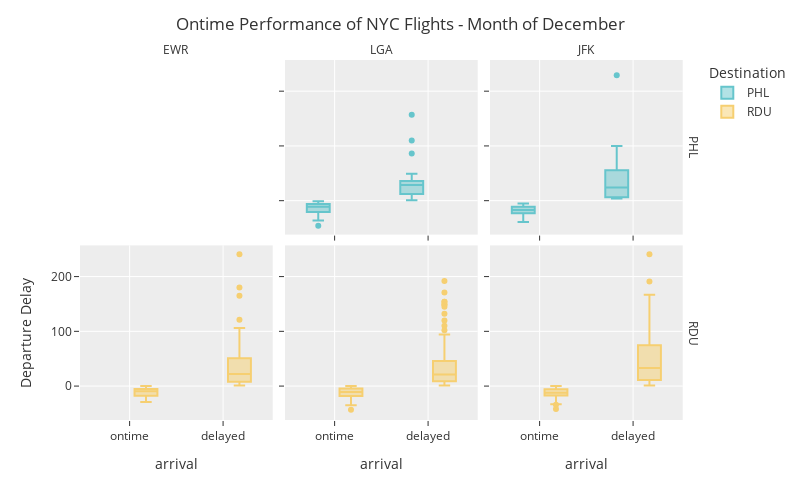

Notebook code for this chart:
### Markdown cell above
### Question 7
Recreate the plot included below using the flights data. Do the best you can to get as close as possible to what you see here. Once you have created the visualization, in no more than one paragraph, describe what you think the point of this visualization might be.

### Code cell
#get desired flights
arrival_col = DF['arr_delay'].apply(lambda x: 'ontime' if x <= 0 else 'delayed')
flight_arr_df = DF[['origin', 'dest', 'arr_delay', 'month']]

flight_arr_df['arrival'] = arrival_col
flight_arr_df = flight_arr_df[flight_arr_df['dest'].isin(['PHL','RDU'])]

flight_arr_df = flight_arr_df[flight_arr_df['month'] == 12]

#plot
fig = px.box(flight_arr_df, x='arrival', y='arr_delay', facet_col='origin', facet_row='dest',
            color='dest', color_discrete_sequence=px.colors.qualitative.Pastel,
            category_orders={'origin': ['EWR', 'LGA', 'JFK'],
                             'dest': ['PHL','RDU']},
            template='ggplot2',
            labels={'arr_delay': 'Departure Delay'},
            height=500, width=800
            )

fig.update_layout(legend_title_text='Destination',
                  title_text='Ontime Performance of NYC Flights - Month of December')

fig.for_each_annotation(lambda x: x.update(text=x.text.split('=')[1]))

fig.show()

### Figure 1 — Plotly figure (JSON) as saved in the notebook; plotly's stock layout.template omitted (floating-point values rounded to 4 significant figures; data arrays with more than 128 entries replaced by an {"elided": "..."} marker saying what was removed)
{"data": [{"alignmentgroup": "True", "hovertemplate": "dest=PHL<br>origin=LGA<br>arrival=%{x}<br>Departure Delay=%{y}<extra></extra>", "legendgroup": "PHL", "marker": {"color": "rgb(102, 197, 204)"}, "name": "PHL", "notched": false, "offsetgroup": "PHL", "orientation": "v", "showlegend": true, "type": "box", "x": ["ontime", "ontime", "delayed", "ontime", "ontime", "ontime", "ontime", "delayed", "ontime", "ontime", "delayed", "ontime", "delayed", "ontime", "delayed", "ontime", "ontime", "ontime", "delayed", "delayed", "ontime", "delayed", "delayed", "ontime", "delayed", "ontime", "delayed", "delayed", "ontime", "ontime", "delayed", "ontime", "ontime", "delayed", "ontime", "delayed", "ontime", "ontime", "delayed", "ontime", "delayed", "delayed", "ontime", "ontime", "ontime", "ontime", "delayed", "ontime", "delayed", "ontime", "ontime", "ontime", "ontime", "ontime", "ontime", "delayed", "ontime", "delayed", "ontime", "ontime", "ontime", "ontime", "ontime", "ontime", "delayed", "ontime", "ontime", "ontime", "ontime", "ontime", "delayed"], "x0": " ", "xaxis": "x5", "y": [-20, -17, 3, -21, -16, -16, -7, 6, -22, -7, 7, -4, 157, -3, 86, -23, -46, -10, null, null, -1, 24, 25, -7, 24, -2, 1, 42, -11, -1, 30, -6, -7, 36, -6, 49, -11, -11, 29, -21, 36, 110, -14, -8, -9, -7, 35, -11, 32, -11, -19, -4, -7, -35, -2, 12, -3, 18, -26, -23, -4, -11, -36, -22, 8, -13, -1, -13, -25, -35, 28], "y0": " ", "yaxis": "y5"}, {"alignmentgroup": "True", "hovertemplate": "dest=PHL<br>origin=JFK<br>arrival=%{x}<br>Departure Delay=%{y}<extra></extra>", "legendgroup": "PHL", "marker": {"color": "rgb(102, 197, 204)"}, "name": "PHL", "notched": false, "offsetgroup": "PHL", "orientation": "v", "showlegend": false, "type": "box", "x": ["ontime", "ontime", "ontime", "ontime", "delayed", "delayed", "delayed", "delayed", "ontime", "delayed", "delayed", "delayed", "delayed", "delayed", "ontime", "ontime", "ontime", "ontime", "delayed", "delayed", "delayed", "ontime", "ontime", "delayed", "ontime"], "x0": " ", "xaxis": "x6", "y": [-24, -17, -33, -11, 19, 100, 41, 24, -10, 7, null, null, 24, 4, -15, -5, -18, -11, 229, 4, null, -22, -17, null, -39], "y0": " ", "yaxis": "y6"}, {"alignmentgroup": "True", "hovertemplate": "dest=RDU<br>origin=EWR<br>arrival=%{x}<br>Departure Delay=%{y}<extra></extra>", "legendgroup": "RDU", "marker": {"color": "rgb(246, 207, 113)"}, "name": "RDU", "notched": false, "offsetgroup": "RDU", "orientation": "v", "showlegend": true, "type": "box", "x": ["ontime", "delayed", "delayed", "ontime", "delayed", "ontime", "ontime", "ontime", "delayed", "delayed", "delayed", "ontime", "ontime", "ontime", "delayed", "ontime", "ontime", "delayed", "delayed", "delayed", "delayed", "delayed", "ontime", "ontime", "delayed", "delayed", "ontime", "ontime", "delayed", "delayed", "delayed", "delayed", "delayed", "delayed", "delayed", "delayed", "delayed", "delayed", "delayed", "ontime", "delayed", "ontime", "ontime", "ontime", "delayed", "ontime", "ontime", "ontime", "ontime", "ontime", "delayed", "delayed", "delayed", "delayed", "delayed", "ontime", "ontime", "ontime", "delayed", "delayed", "delayed", "delayed", "delayed", "delayed", "ontime", "ontime", "ontime", "delayed", "delayed", "ontime", "delayed", "delayed", "delayed", "ontime", "delayed", "delayed", "delayed", "delayed", "delayed", "delayed", "delayed", "ontime", "delayed", "ontime", "delayed", "delayed", "ontime", "delayed", "delayed", "ontime", "delayed", "delayed", "delayed", "ontime", "delayed", "delayed", "delayed", "delayed"], "x0": " ", "xaxis": "x", "y": [-13, 5, 41, -23, 56, -7, -27, -17, 14, 7, 15, -6, -7, -8, 51, -4, -29, 241, 165, 25, 106, 6, -22, -12, 1, 7, -9, 0, 81, 51, 58, 5, null, 13, 79, null, null, 91, 1, -9, 121, -5, -17, -14, 8, -18, -29, -15, -12, -19, null, null, 1, 29, null, -8, -15, -8, 54, 34, 14, 18, null, 19, -3, 0, -10, 7, 3, -19, 21, 39, 45, -5, 8, 13, 57, 3, 11, 33, 38, -3, 180, -1, 18, 44, 0, 76, 9, -18, 49, 19, 40, -8, 22, 5, 4, 23], "y0": " ", "yaxis": "y"}, {"alignmentgroup": "True", "hovertemplate": "dest=RDU<br>origin=LGA<br>arrival=%{x}<br>Departure Delay=%{y}<extra></extra>", "legendgroup": "RDU", "marker": {"color": "rgb(246, 207, 113)"}, "name": "RDU", "notched": false, "offsetgroup": "RDU", "orientation": "v", "showlegend": false, "type": "box", "x": {"elided": "279 str values"}, "x0": " ", "xaxis": "x2", "y": {"elided": "279 int values"}, "y0": " ", "yaxis": "y2"}, {"alignmentgroup": "True", "hovertemplate": "dest=RDU<br>origin=JFK<br>arrival=%{x}<br>Departure Delay=%{y}<extra></extra>", "legendgroup": "RDU", "marker": {"color": "rgb(246, 207, 113)"}, "name": "RDU", "notched": false, "offsetgroup": "RDU", "orientation": "v", "showlegend": false, "type": "box", "x": {"elided": "256 str values"}, "x0": " ", "xaxis": "x3", "y": {"elided": "256 int values"}, "y0": " ", "yaxis": "y3"}], "layout": {"annotations": [{"font": {}, "showarrow": false, "text": "EWR", "x": 0.1567, "xanchor": "center", "xref": "paper", "y": 1, "yanchor": "bottom", "yref": "paper"}, {"font": {}, "showarrow": false, "text": "LGA", "x": 0.49, "xanchor": "center", "xref": "paper", "y": 1, "yanchor": "bottom", "yref": "paper"}, {"font": {}, "showarrow": false, "text": "JFK", "x": 0.8233, "xanchor": "center", "xref": "paper", "y": 1, "yanchor": "bottom", "yref": "paper"}, {"font": {}, "showarrow": false, "text": "RDU", "textangle": 90, "x": 0.98, "xanchor": "left", "xref": "paper", "y": 0.2425, "yanchor": "middle", "yref": "paper"}, {"font": {}, "showarrow": false, "text": "PHL", "textangle": 90, "x": 0.98, "xanchor": "left", "xref": "paper", "y": 0.7575, "yanchor": "middle", "yref": "paper"}], "boxmode": "group", "height": 500, "legend": {"title": {"text": "Destination"}, "tracegroupgap": 0}, "margin": {"t": 60}, "title": {"text": "Ontime Performance of NYC Flights - Month of December"}, "width": 800, "xaxis": {"anchor": "y", "autorange": true, "domain": [0, 0.3133], "range": [-0.5319, 1.532], "title": {"text": "arrival"}, "type": "category"}, "xaxis2": {"anchor": "y2", "autorange": true, "domain": [0.3333, 0.6467], "matches": "x", "range": [-0.5319, 1.532], "title": {"text": "arrival"}, "type": "category"}, "xaxis3": {"anchor": "y3", "autorange": true, "domain": [0.6667, 0.98], "matches": "x", "range": [-0.5319, 1.532], "title": {"text": "arrival"}, "type": "category"}, "xaxis4": {"anchor": "y4", "domain": [0, 0.3133], "matches": "x", "showticklabels": false}, "xaxis5": {"anchor": "y5", "autorange": true, "domain": [0.3333, 0.6467], "matches": "x", "range": [-0.5319, 1.532], "showticklabels": false, "type": "category"}, "xaxis6": {"anchor": "y6", "autorange": true, "domain": [0.6667, 0.98], "matches": "x", "range": [-0.5319, 1.532], "showticklabels": false, "type": "category"}, "yaxis": {"anchor": "x", "autorange": true, "domain": [0, 0.485], "range": [-61.94, 256.9], "title": {"text": "Departure Delay"}, "type": "linear"}, "yaxis2": {"anchor": "x2", "autorange": true, "domain": [0, 0.485], "matches": "y", "range": [-61.94, 256.9], "showticklabels": false, "type": "linear"}, "yaxis3": {"anchor": "x3", "autorange": true, "domain": [0, 0.485], "matches": "y", "range": [-61.94, 256.9], "showticklabels": false, "type": "linear"}, "yaxis4": {"anchor": "x4", "domain": [0.515, 1], "matches": "y", "title": {"text": "Departure Delay"}}, "yaxis5": {"anchor": "x5", "autorange": true, "domain": [0.515, 1], "matches": "y", "range": [-61.94, 256.9], "showticklabels": false, "type": "linear"}, "yaxis6": {"anchor": "x6", "autorange": true, "domain": [0.515, 1], "matches": "y", "range": [-61.94, 256.9], "showticklabels": false, "type": "linear"}}}
